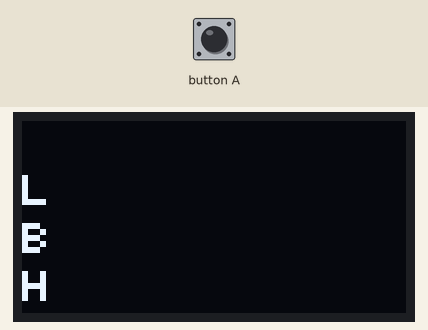
Recording of a program running on a simulated Calliope mini (MakeCode). Shown: 128×64 one-colour display. The inputs (shaded band) are chosen by the test bench.

Above: at 1.3 s.
1.4 s: button A pressed for 0.15 s
At 3.4 s:
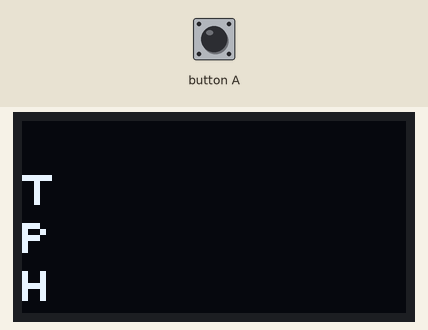
3.7 s: button A pressed for 0.15 s
At 5.0 s:
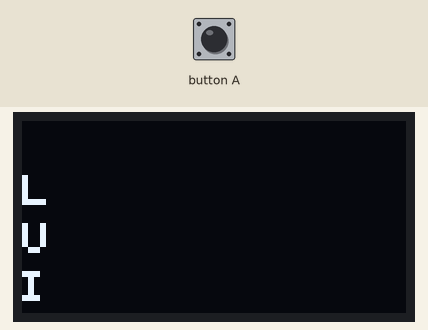
5.7 s: button A pressed for 0.15 s
At 7.7 s:
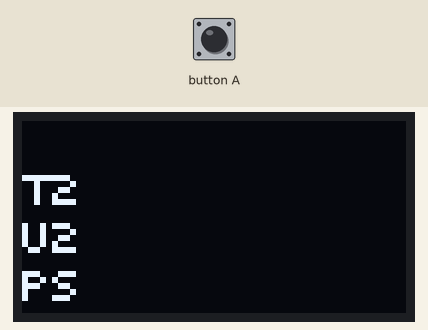
Timing chart, 0 to 9.2 s (numbered marks = the images above; inputs shaded):
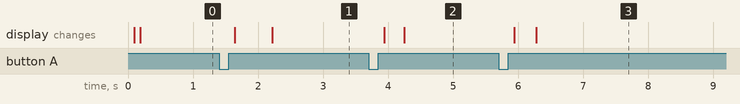

Measured:
- after the input at 1.4 s, the display: first changes after 0.24 s (image 1 shows a later state)
- after the input at 3.7 s, the display: first changes after 0.24 s (image 2 shows a later state)
- after the input at 5.7 s, the display: first changes after 0.24 s (image 3 shows a later state)

The program:

main.ts
```typescript
input.onButtonEvent(Button.A, input.buttonEventValue(ButtonEvent.Click), function () {
    OLED12864_I2C.clear()
    if (Seite < 4) {
        Seite += 1
    } else {
        Seite = 1
    }
})
radio.onReceivedString(function (receivedString) {
    EmpfangenerText = receivedString
    if (EmpfangenerText.includes("UZ:")) {
        Uhrzeit = EmpfangenerText.substr(3, 10)
    }
    if (EmpfangenerText.includes("LZ:")) {
        Laufzeit = EmpfangenerText.substr(3, 10)
    }
    if (EmpfangenerText.includes("LA:")) {
        Laenge = EmpfangenerText.substr(3, 10)
    }
    if (EmpfangenerText.includes("BR:")) {
        Breite = EmpfangenerText.substr(3, 10)
    }
    if (EmpfangenerText.includes("HO:")) {
        Hoehe = EmpfangenerText.substr(3, 10)
    }
    if (EmpfangenerText.includes("TE:")) {
        Temperatur = EmpfangenerText.substr(3, 10)
    }
    if (EmpfangenerText.includes("T2:")) {
        Temperatur2 = EmpfangenerText.substr(3, 10)
    }
    if (EmpfangenerText.includes("LU:")) {
        Luftdruck = EmpfangenerText.substr(3, 10)
    }
    if (EmpfangenerText.includes("LF:")) {
        Luftfeuchte = EmpfangenerText.substr(3, 10)
    }
    if (EmpfangenerText.includes("LI:")) {
        Licht = EmpfangenerText.substr(3, 10)
    }
    if (EmpfangenerText.includes("UV:")) {
        UV = EmpfangenerText.substr(3, 10)
    }
    if (EmpfangenerText.includes("U2:")) {
        UV2 = EmpfangenerText.substr(3, 10)
    }
    if (EmpfangenerText.includes("IR:")) {
        IR = EmpfangenerText.substr(3, 10)
    }
    if (EmpfangenerText.includes("PS:")) {
        PS = EmpfangenerText.substr(3, 10)
    }
})
let PS = ""
let IR = ""
let UV2 = ""
let UV = ""
let Licht = ""
let Luftfeuchte = ""
let Luftdruck = ""
let Temperatur2 = ""
let Temperatur = ""
let Hoehe = ""
let Breite = ""
let Laenge = ""
let Laufzeit = ""
let Uhrzeit = ""
let EmpfangenerText = ""
let Seite = 0
Seite = 1
radio.setGroup(1)
OLED12864_I2C.init(60)
OLED12864_I2C.invert(false)
OLED12864_I2C.clear()
basic.forever(function () {
    OLED12864_I2C.showString(
    0,
    0,
    Uhrzeit.substr(0, 6),
    1
    )
    OLED12864_I2C.showString(
    7,
    0,
    Laufzeit,
    1
    )
    if (Seite == 1) {
        OLED12864_I2C.showString(
        0,
        1,
        "L",
        1
        )
        OLED12864_I2C.showString(
        0,
        2,
        "B",
        1
        )
        OLED12864_I2C.showString(
        0,
        3,
        "H",
        1
        )
        OLED12864_I2C.showString(
        2,
        1,
        Laenge,
        1
        )
        OLED12864_I2C.showString(
        2,
        2,
        Breite,
        1
        )
        OLED12864_I2C.showString(
        2,
        3,
        Hoehe,
        1
        )
        basic.pause(1000)
    }
    if (Seite == 2) {
        OLED12864_I2C.showString(
        0,
        1,
        "T",
        1
        )
        OLED12864_I2C.showString(
        0,
        2,
        "P",
        1
        )
        OLED12864_I2C.showString(
        0,
        3,
        "H",
        1
        )
        OLED12864_I2C.showString(
        2,
        1,
        Temperatur,
        1
        )
        OLED12864_I2C.showString(
        2,
        2,
        Luftdruck,
        1
        )
        OLED12864_I2C.showString(
        2,
        3,
        Luftfeuchte,
        1
        )
        basic.pause(1000)
    }
    if (Seite == 3) {
        OLED12864_I2C.showString(
        0,
        1,
        "L",
        1
        )
        OLED12864_I2C.showString(
        0,
        2,
        "U",
        1
        )
        OLED12864_I2C.showString(
        0,
        3,
        "I",
        1
        )
        OLED12864_I2C.showString(
        2,
        1,
        Licht,
        1
        )
        OLED12864_I2C.showString(
        2,
        2,
        UV,
        1
        )
        OLED12864_I2C.showString(
        2,
        3,
        IR,
        1
        )
        basic.pause(1000)
    }
    if (Seite == 4) {
        OLED12864_I2C.showString(
        0,
        1,
        "T2",
        1
        )
        OLED12864_I2C.showString(
        0,
        2,
        "U2",
        1
        )
        OLED12864_I2C.showString(
        0,
        3,
        "PS",
        1
        )
        OLED12864_I2C.showString(
        3,
        1,
        Temperatur2,
        1
        )
        OLED12864_I2C.showString(
        3,
        2,
        UV2,
        1
        )
        OLED12864_I2C.showString(
        3,
        3,
        PS,
        1
        )
        basic.pause(1000)
    }
})
```

test.ts
```typescript
// Hier kann man Tests durchführen; diese Datei wird nicht kompiliert, wenn dieses Paket als Erweiterung verwendet wird.
```
